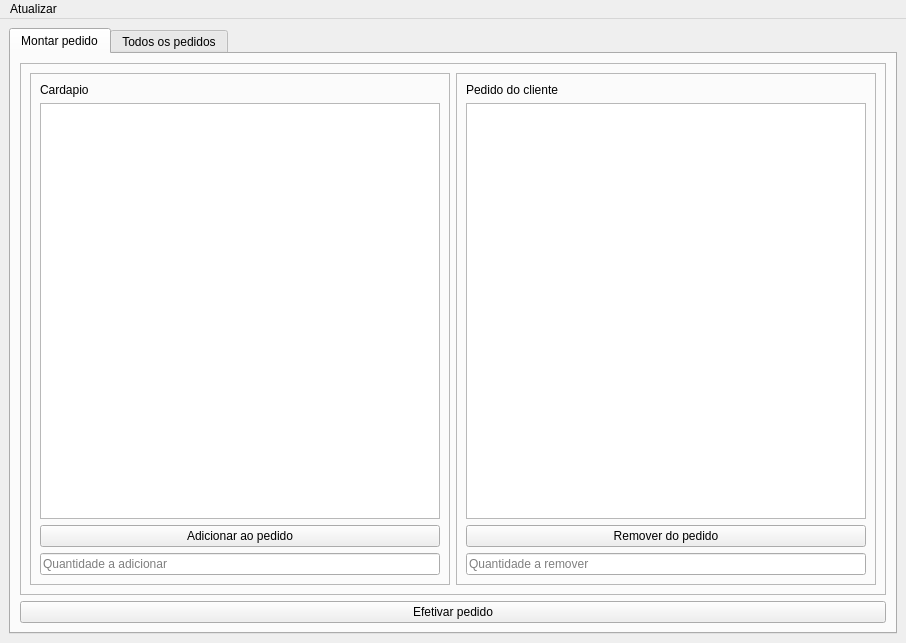
<?xml version="1.0" encoding="UTF-8"?>
<ui version="4.0">
 <class>MainWindow</class>
 <widget class="QMainWindow" name="MainWindow">
  <property name="geometry">
   <rect>
    <x>0</x>
    <y>0</y>
    <width>906</width>
    <height>643</height>
   </rect>
  </property>
  <property name="windowTitle">
   <string>Tela Principal - Cliente</string>
  </property>
  <widget class="QWidget" name="centralwidget">
   <layout class="QVBoxLayout" name="verticalLayout_2">
    <item>
     <widget class="QTabWidget" name="tabWidget">
      <property name="currentIndex">
       <number>0</number>
      </property>
      <property name="tabBarAutoHide">
       <bool>true</bool>
      </property>
      <widget class="QWidget" name="tab">
       <attribute name="title">
        <string>Montar pedido</string>
       </attribute>
       <layout class="QVBoxLayout" name="verticalLayout_5">
        <item>
         <widget class="QFrame" name="frame_3">
          <property name="minimumSize">
           <size>
            <width>100</width>
            <height>0</height>
           </size>
          </property>
          <property name="frameShape">
           <enum>QFrame::StyledPanel</enum>
          </property>
          <property name="frameShadow">
           <enum>QFrame::Raised</enum>
          </property>
          <layout class="QHBoxLayout" name="horizontalLayout_3">
           <item>
            <widget class="QFrame" name="frame_2">
             <property name="minimumSize">
              <size>
               <width>100</width>
               <height>0</height>
              </size>
             </property>
             <property name="frameShape">
              <enum>QFrame::StyledPanel</enum>
             </property>
             <property name="frameShadow">
              <enum>QFrame::Raised</enum>
             </property>
             <layout class="QVBoxLayout" name="verticalLayout_4">
              <item>
               <widget class="QLabel" name="label">
                <property name="text">
                 <string>Cardapio</string>
                </property>
               </widget>
              </item>
              <item>
               <widget class="QListView" name="listView_cardapio"/>
              </item>
              <item>
               <widget class="QPushButton" name="pushButton_6">
                <property name="text">
                 <string>Adicionar ao pedido</string>
                </property>
               </widget>
              </item>
              <item>
               <widget class="QLineEdit" name="lineEdit">
                <property name="text">
                 <string/>
                </property>
                <property name="placeholderText">
                 <string>Quantidade a adicionar</string>
                </property>
               </widget>
              </item>
             </layout>
            </widget>
           </item>
           <item>
            <widget class="QFrame" name="frame">
             <property name="minimumSize">
              <size>
               <width>100</width>
               <height>0</height>
              </size>
             </property>
             <property name="frameShape">
              <enum>QFrame::StyledPanel</enum>
             </property>
             <property name="frameShadow">
              <enum>QFrame::Raised</enum>
             </property>
             <layout class="QVBoxLayout" name="verticalLayout_3">
              <item>
               <widget class="QLabel" name="label_2">
                <property name="text">
                 <string>Pedido do cliente</string>
                </property>
               </widget>
              </item>
              <item>
               <widget class="QListView" name="listView_2"/>
              </item>
              <item>
               <widget class="QPushButton" name="pushButton_5">
                <property name="text">
                 <string>Remover do pedido</string>
                </property>
               </widget>
              </item>
              <item>
               <widget class="QLineEdit" name="lineEdit_2">
                <property name="text">
                 <string/>
                </property>
                <property name="placeholderText">
                 <string>Quantidade a remover</string>
                </property>
               </widget>
              </item>
             </layout>
            </widget>
           </item>
          </layout>
         </widget>
        </item>
        <item>
         <widget class="QPushButton" name="pushButton_7">
          <property name="text">
           <string>Efetivar pedido</string>
          </property>
         </widget>
        </item>
       </layout>
      </widget>
      <widget class="QWidget" name="Tab1">
       <attribute name="title">
        <string>Todos os pedidos</string>
       </attribute>
       <layout class="QVBoxLayout" name="verticalLayout">
        <item>
         <widget class="QListWidget" name="listWidget"/>
        </item>
        <item>
         <layout class="QHBoxLayout" name="horizontalLayout">
          <item>
           <widget class="QPushButton" name="pushButton">
            <property name="text">
             <string>Editar pedido / Exibir Pedido</string>
            </property>
           </widget>
          </item>
          <item>
           <widget class="QPushButton" name="pushButton_2">
            <property name="text">
             <string>Refetivar pedido</string>
            </property>
           </widget>
          </item>
          <item>
           <widget class="QPushButton" name="pushButton_3">
            <property name="text">
             <string>Finalizar Pedido</string>
            </property>
           </widget>
          </item>
          <item>
           <widget class="QPushButton" name="pushButton_4">
            <property name="text">
             <string>Cancelar Pedido</string>
            </property>
           </widget>
          </item>
         </layout>
        </item>
       </layout>
      </widget>
     </widget>
    </item>
   </layout>
  </widget>
  <widget class="QMenuBar" name="menuBar">
   <property name="geometry">
    <rect>
     <x>0</x>
     <y>0</y>
     <width>906</width>
     <height>24</height>
    </rect>
   </property>
   <widget class="QMenu" name="menuAtualizar">
    <property name="title">
     <string>Atualizar</string>
    </property>
    <addaction name="actionPedidos"/>
   </widget>
   <addaction name="menuAtualizar"/>
  </widget>
  <action name="actionPedidos">
   <property name="text">
    <string>Pedidos</string>
   </property>
  </action>
 </widget>
 <resources/>
 <connections/>
</ui>
